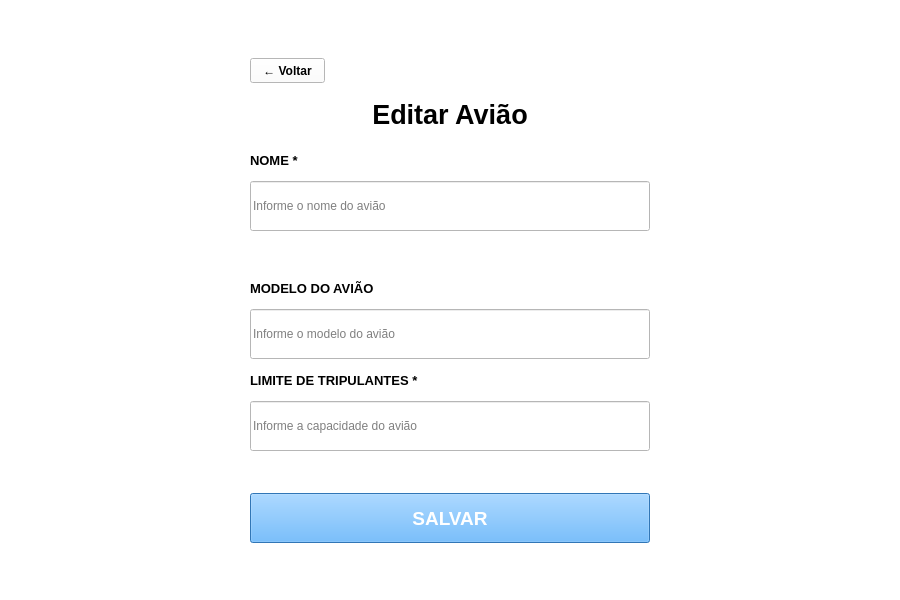
<?xml version="1.0" encoding="UTF-8"?>
<ui version="4.0">
 <class>planeEdit</class>
 <widget class="QMainWindow" name="planeEdit">
  <property name="geometry">
   <rect>
    <x>0</x>
    <y>0</y>
    <width>900</width>
    <height>600</height>
   </rect>
  </property>
  <property name="windowTitle">
   <string>Editar Avião</string>
  </property>
  <property name="styleSheet">
   <string notr="true">background-color: rgb(255, 255, 255);</string>
  </property>
  <widget class="QWidget" name="centralwidget">
   <layout class="QGridLayout" name="gridLayout">
    <item row="0" column="0">
     <spacer name="verticalSpacer">
      <property name="orientation">
       <enum>Qt::Vertical</enum>
      </property>
      <property name="sizeHint" stdset="0">
       <size>
        <width>20</width>
        <height>39</height>
       </size>
      </property>
     </spacer>
    </item>
    <item row="1" column="0">
     <widget class="QPushButton" name="backButton">
      <property name="minimumSize">
       <size>
        <width>75</width>
        <height>25</height>
       </size>
      </property>
      <property name="maximumSize">
       <size>
        <width>75</width>
        <height>25</height>
       </size>
      </property>
      <property name="font">
       <font>
        <weight>75</weight>
        <bold>true</bold>
       </font>
      </property>
      <property name="text">
       <string>← Voltar</string>
      </property>
     </widget>
    </item>
    <item row="2" column="0">
     <widget class="QLabel" name="subtitle">
      <property name="minimumSize">
       <size>
        <width>400</width>
        <height>50</height>
       </size>
      </property>
      <property name="maximumSize">
       <size>
        <width>400</width>
        <height>50</height>
       </size>
      </property>
      <property name="font">
       <font>
        <pointsize>20</pointsize>
        <weight>75</weight>
        <bold>true</bold>
       </font>
      </property>
      <property name="text">
       <string>Editar Avião</string>
      </property>
      <property name="alignment">
       <set>Qt::AlignCenter</set>
      </property>
     </widget>
    </item>
    <item row="3" column="0">
     <widget class="QLabel" name="label">
      <property name="minimumSize">
       <size>
        <width>400</width>
        <height>30</height>
       </size>
      </property>
      <property name="maximumSize">
       <size>
        <width>400</width>
        <height>30</height>
       </size>
      </property>
      <property name="font">
       <font>
        <pointsize>10</pointsize>
        <weight>75</weight>
        <bold>true</bold>
       </font>
      </property>
      <property name="text">
       <string>NOME *</string>
      </property>
     </widget>
    </item>
    <item row="4" column="0">
     <widget class="QLineEdit" name="name">
      <property name="sizePolicy">
       <sizepolicy hsizetype="Fixed" vsizetype="Fixed">
        <horstretch>0</horstretch>
        <verstretch>0</verstretch>
       </sizepolicy>
      </property>
      <property name="minimumSize">
       <size>
        <width>400</width>
        <height>50</height>
       </size>
      </property>
      <property name="maximumSize">
       <size>
        <width>400</width>
        <height>50</height>
       </size>
      </property>
      <property name="alignment">
       <set>Qt::AlignLeading|Qt::AlignLeft|Qt::AlignVCenter</set>
      </property>
      <property name="placeholderText">
       <string>Informe o nome do avião</string>
      </property>
     </widget>
    </item>
    <item row="5" column="0">
     <widget class="QLabel" name="nameError">
      <property name="minimumSize">
       <size>
        <width>400</width>
        <height>30</height>
       </size>
      </property>
      <property name="maximumSize">
       <size>
        <width>400</width>
        <height>30</height>
       </size>
      </property>
      <property name="font">
       <font>
        <pointsize>10</pointsize>
        <weight>75</weight>
        <bold>true</bold>
       </font>
      </property>
      <property name="styleSheet">
       <string notr="true">color: rgb(255, 0, 0);</string>
      </property>
      <property name="text">
       <string/>
      </property>
     </widget>
    </item>
    <item row="6" column="0">
     <widget class="QLabel" name="label_4">
      <property name="minimumSize">
       <size>
        <width>400</width>
        <height>30</height>
       </size>
      </property>
      <property name="maximumSize">
       <size>
        <width>400</width>
        <height>30</height>
       </size>
      </property>
      <property name="font">
       <font>
        <pointsize>10</pointsize>
        <weight>75</weight>
        <bold>true</bold>
       </font>
      </property>
      <property name="text">
       <string>MODELO DO AVIÃO</string>
      </property>
     </widget>
    </item>
    <item row="7" column="0">
     <widget class="QLineEdit" name="model">
      <property name="minimumSize">
       <size>
        <width>400</width>
        <height>50</height>
       </size>
      </property>
      <property name="maximumSize">
       <size>
        <width>400</width>
        <height>50</height>
       </size>
      </property>
      <property name="text">
       <string/>
      </property>
      <property name="echoMode">
       <enum>QLineEdit::Normal</enum>
      </property>
      <property name="placeholderText">
       <string>Informe o modelo do avião</string>
      </property>
     </widget>
    </item>
    <item row="8" column="0">
     <widget class="QLabel" name="label_6">
      <property name="minimumSize">
       <size>
        <width>400</width>
        <height>30</height>
       </size>
      </property>
      <property name="maximumSize">
       <size>
        <width>400</width>
        <height>30</height>
       </size>
      </property>
      <property name="font">
       <font>
        <pointsize>10</pointsize>
        <weight>75</weight>
        <bold>true</bold>
       </font>
      </property>
      <property name="text">
       <string>LIMITE DE TRIPULANTES *</string>
      </property>
     </widget>
    </item>
    <item row="9" column="0">
     <widget class="QLineEdit" name="capacity">
      <property name="minimumSize">
       <size>
        <width>400</width>
        <height>50</height>
       </size>
      </property>
      <property name="maximumSize">
       <size>
        <width>400</width>
        <height>50</height>
       </size>
      </property>
      <property name="text">
       <string/>
      </property>
      <property name="echoMode">
       <enum>QLineEdit::Normal</enum>
      </property>
      <property name="placeholderText">
       <string>Informe a capacidade do avião</string>
      </property>
     </widget>
    </item>
    <item row="10" column="0">
     <widget class="QLabel" name="emptyError">
      <property name="minimumSize">
       <size>
        <width>400</width>
        <height>30</height>
       </size>
      </property>
      <property name="maximumSize">
       <size>
        <width>400</width>
        <height>30</height>
       </size>
      </property>
      <property name="font">
       <font>
        <pointsize>10</pointsize>
        <weight>75</weight>
        <bold>true</bold>
       </font>
      </property>
      <property name="styleSheet">
       <string notr="true">color: rgb(255, 0, 0);</string>
      </property>
      <property name="text">
       <string/>
      </property>
     </widget>
    </item>
    <item row="11" column="0">
     <widget class="QPushButton" name="saveButton">
      <property name="minimumSize">
       <size>
        <width>400</width>
        <height>50</height>
       </size>
      </property>
      <property name="maximumSize">
       <size>
        <width>400</width>
        <height>50</height>
       </size>
      </property>
      <property name="font">
       <font>
        <pointsize>14</pointsize>
        <weight>75</weight>
        <bold>true</bold>
       </font>
      </property>
      <property name="styleSheet">
       <string notr="true">color: rgb(255, 255, 255);
background-color: rgb(68, 165, 255)</string>
      </property>
      <property name="text">
       <string>SALVAR</string>
      </property>
     </widget>
    </item>
    <item row="12" column="0">
     <spacer name="verticalSpacer_2">
      <property name="orientation">
       <enum>Qt::Vertical</enum>
      </property>
      <property name="sizeHint" stdset="0">
       <size>
        <width>20</width>
        <height>40</height>
       </size>
      </property>
     </spacer>
    </item>
   </layout>
  </widget>
 </widget>
 <resources/>
 <connections/>
</ui>
